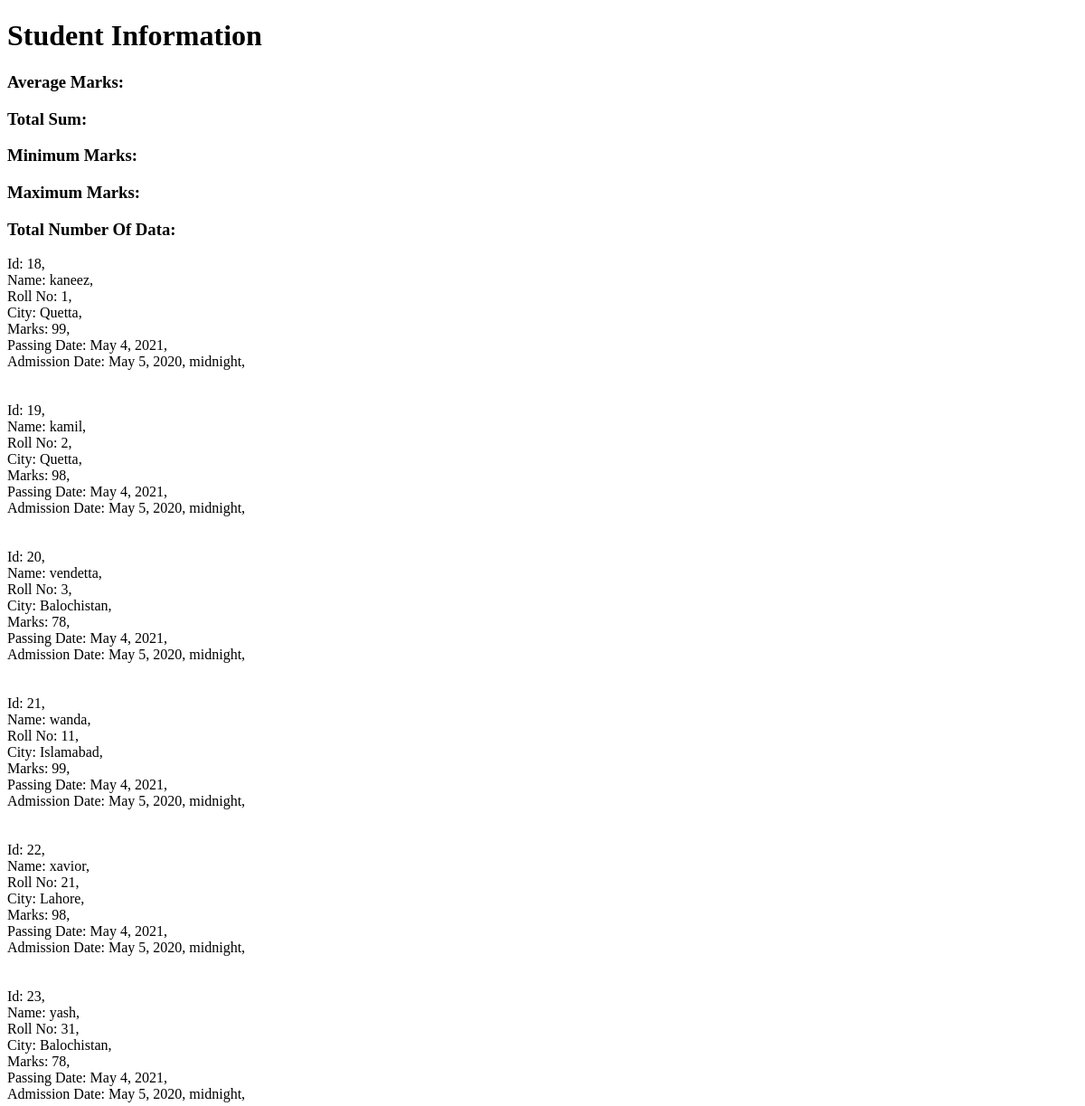
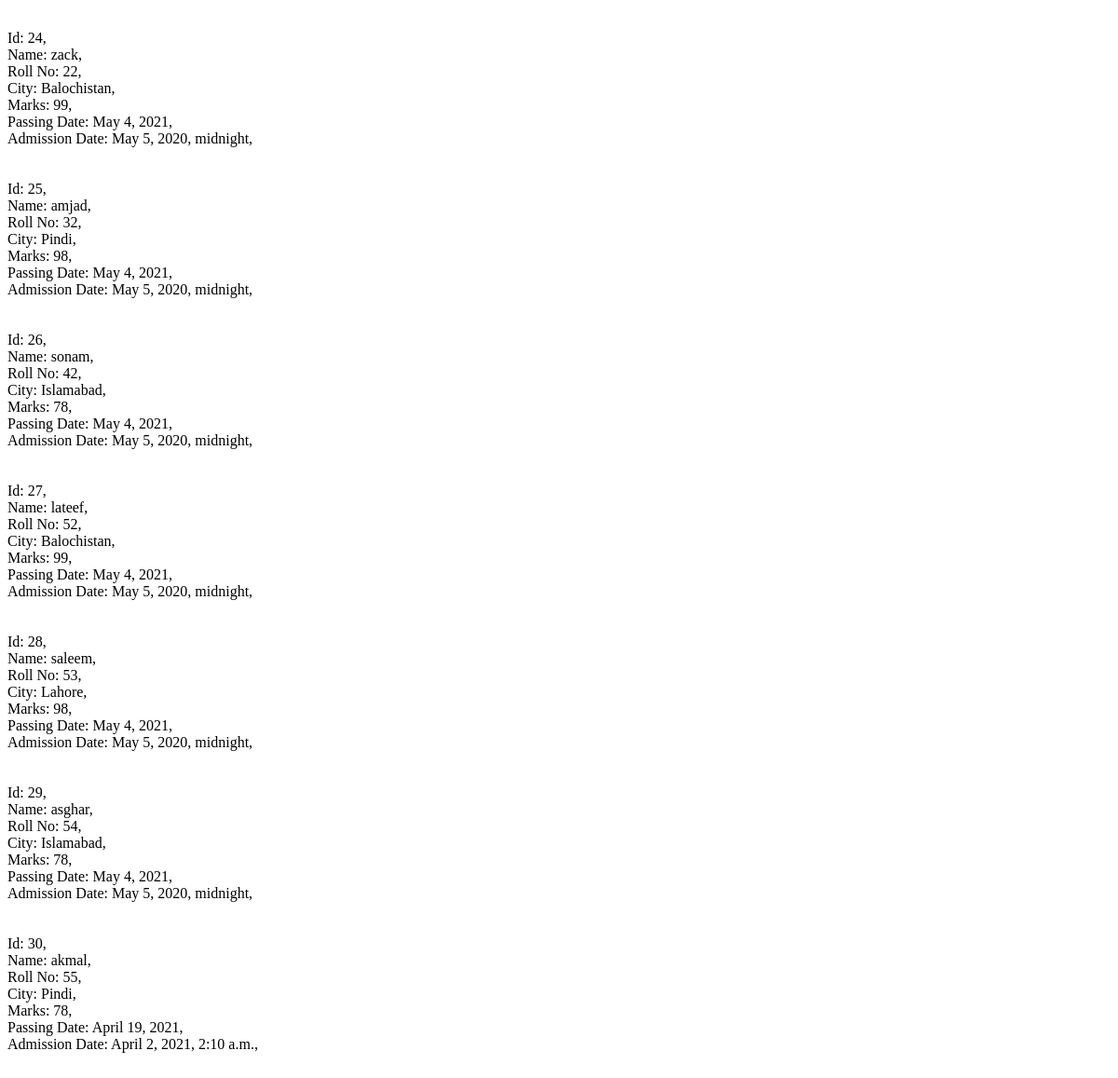
The app's page /, older data (2 pictures, top to bottom).
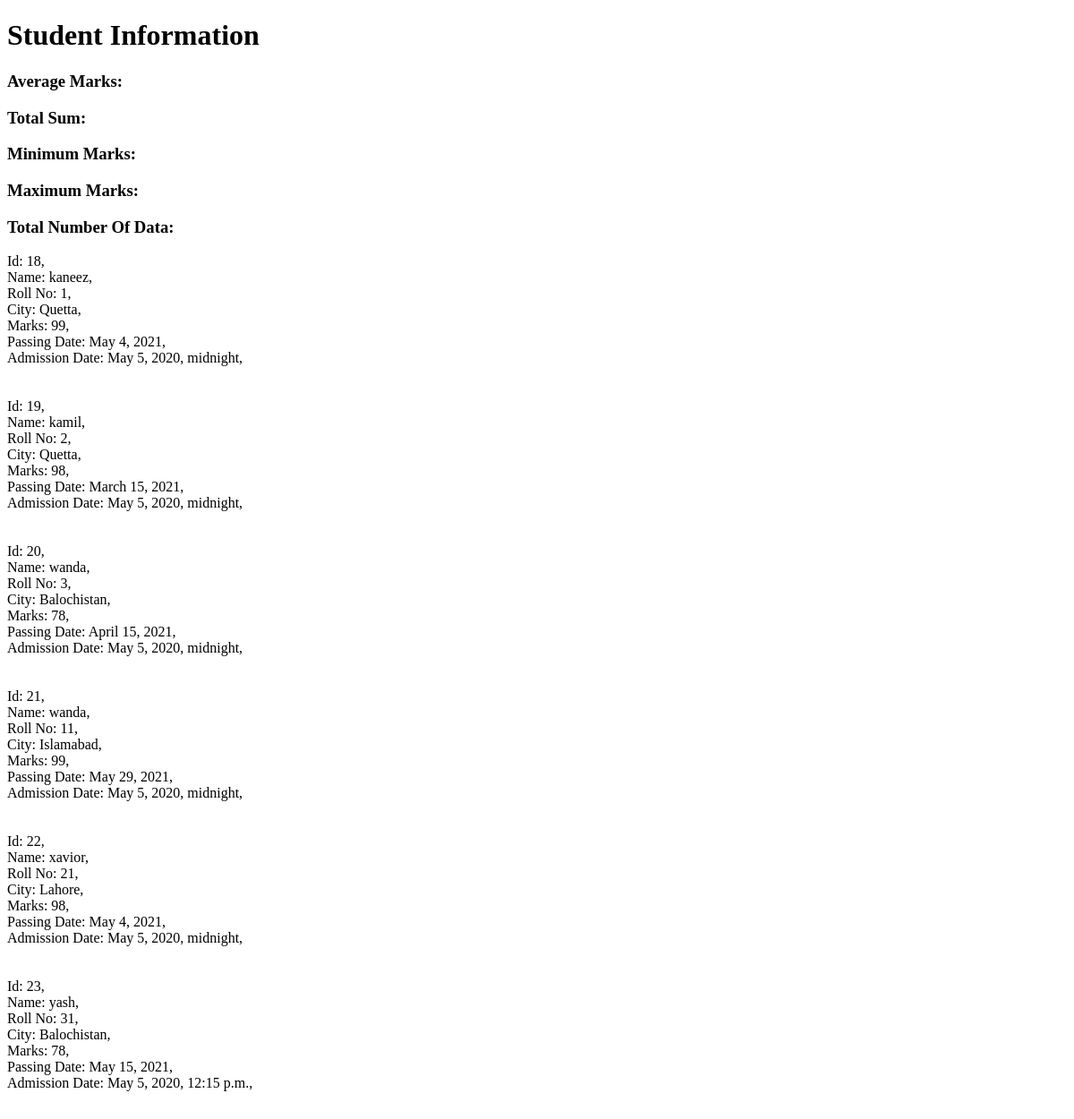
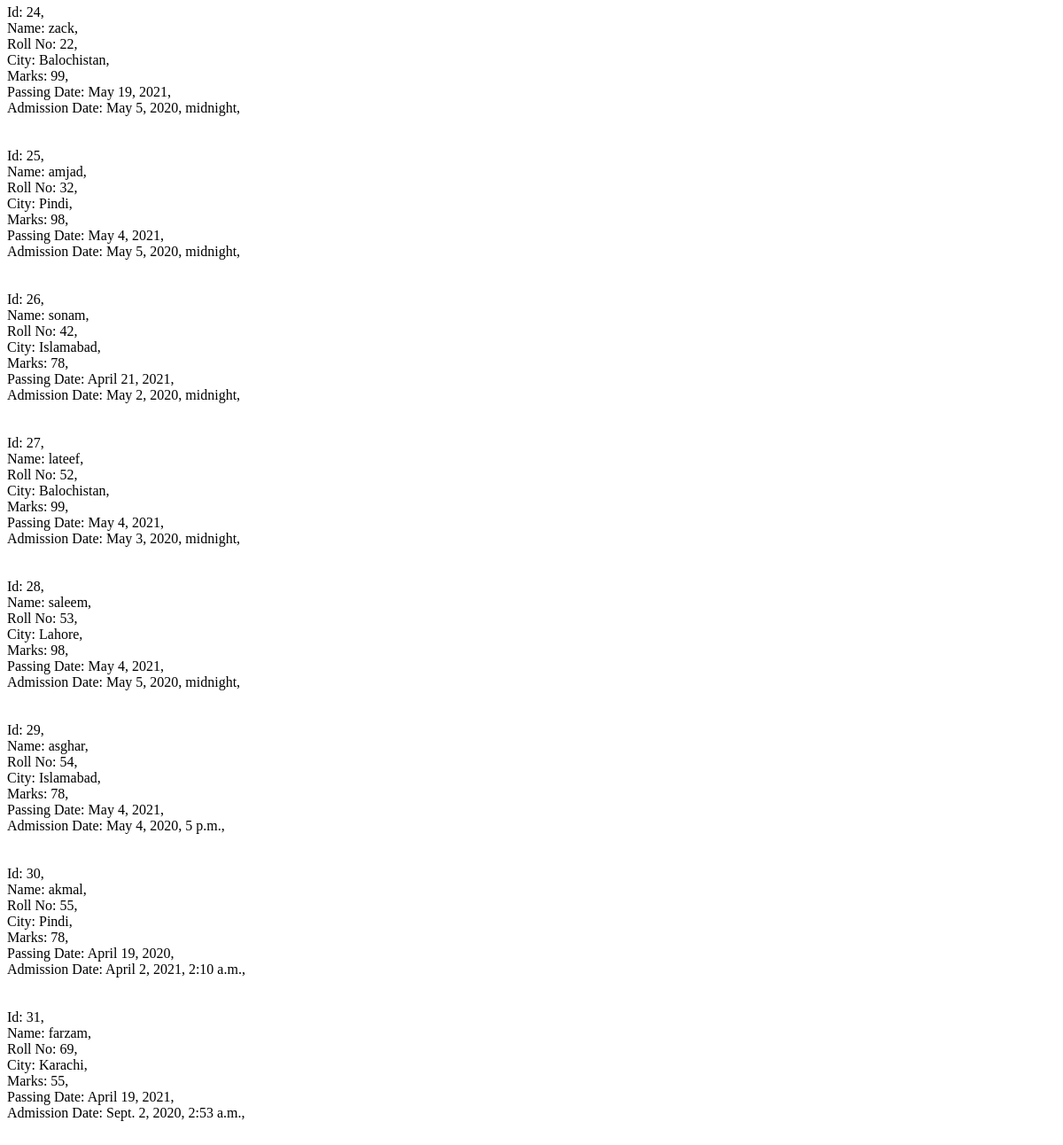
The same page, newer data (2 pictures, top to bottom).
### staff/models.py (models this page shows)
class Student(models.Model):
    name = models.CharField(max_length=100)
    rollNo = models.IntegerField(unique=True, null=False)
    city = models.CharField(max_length=100)
    marks = models.IntegerField()
    passing_date = models.DateField()
    admission_date = models.DateTimeField()

### staff/views.py (the view)
# urls.py: 2. Add a URL to urlpatterns:  path('', views.home, name='home')
def home(request):
        data = Student.objects.filter(name__contains='EE')
        data = Student.objects.filter(id__in = [27, 28, 30, 29])
        data = Student.objects.filter(marks__in = [78, 98])
        data = Student.objects.filter(marks__gt = 80)
        data = Student.objects.filter(marks__lt = 80)
        data = Student.objects.filter(marks__gte = 70)
        data = Student.objects.filter(marks__lte = 80)
        data = Student.objects.filter(name__istartswith='a')
        data = Student.objects.filter(name__endswith='a')
        data = Student.objects.filter(passing_date__range=('2021-05-01','2021-05-10'))
        data = Student.objects.filter(admission_date__date=date(2020,5,4))
        data = Student.objects.filter(admission_date__date__gt=date(2020,5,4))
        data = Student.objects.filter(passing_date__year=2020)
        data = Student.objects.filter(passing_date__year__gt=2020)
        data = Student.objects.filter(passing_date__year__lt=2021)
        data = Student.objects.filter(passing_date__month__lt=5)
        data = Student.objects.filter(passing_date__day=15)
        data = Student.objects.filter(passing_date__week_day=7)
        data = Student.objects.filter(passing_date__quarter=2)
        data = Student.objects.filter(admission_date__time__gt=time(6,00))
        data = Student.objects.filter(admission_date__hour__gt=19)
        data = Student.objects.filter(admission_date__minute__gt=19)
        data = Student.objects.filter(admission_date__second__gt=19)
        data = Student.objects.filter(rollNo__isnull=False)
        average = Student.objects.all()
        print(data)
        print("query=",average.query)
        return render(request, 'staff/home.html', {'students':data})

### staff/templates/staff/home.html (shortened to what this page needs)
<!DOCTYPE html>
<html lang="en">
<head>
</head>
<body>
        <h1>Student Information</h1>
        <h3>Average Marks: {{students.marks__avg}}</h3>
        <h3>Total Sum: {{students.marks__sum}}</h3>
        <h3>Minimum Marks: {{students.marks__min}}</h3>
        <h3>Maximum Marks: {{students.marks__max}}</h3>
        <h3>Total Number Of Data: {{students.marks__count}}</h3>
        {% for student in students %}
            Id: {{student.id}},<br>
            Name: {{student.name}},<br>
            Roll No: {{student.rollNo}},<br>
            City: {{student.city}},<br>
            Marks: {{student.marks}},<br>
            Passing Date: {{student.passing_date}},<br>
            Admission Date: {{student.admission_date}},<br>
            <br><br>
        {% endfor %}
</body>
</html>

Row changes from the older to the newer data that the page shows:
changed Student "kamil": passing_date "May 4, 2021" → "March 15, 2021"
changed Student id 20: name "vendetta" → "wanda"; passing_date "May 4, 2021" → "April 15, 2021"
changed Student id 21: passing_date "May 4, 2021" → "May 29, 2021"
changed Student "yash": passing_date "May 4, 2021" → "May 15, 2021"; admission_date "May 5, 2020, midnight" → "May 5, 2020, 12:15 p.m."
changed Student "zack": passing_date "May 4, 2021" → "May 19, 2021"
changed Student "sonam": passing_date "May 4, 2021" → "April 21, 2021"; admission_date "May 5, 2020, midnight" → "May 2, 2020, midnight"
changed Student "lateef": admission_date "May 5, 2020, midnight" → "May 3, 2020, midnight"
changed Student "asghar": admission_date "May 5, 2020, midnight" → "May 4, 2020, 5 p.m."
changed Student "akmal": passing_date "April 19, 2021" → "April 19, 2020"
added Student: id "31", name "farzam", rollNo "69", city "Karachi", marks "55", passing_date "April 19, 2021", admission_date "Sept. 2, 2020, 2:53 a.m."
